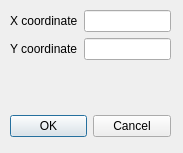
<?xml version="1.0" encoding="UTF-8"?>
<ui version="4.0">
 <class>PointDialog</class>
 <widget class="QDialog" name="PointDialog">
  <property name="windowModality">
   <enum>Qt::WindowModal</enum>
  </property>
  <property name="geometry">
   <rect>
    <x>0</x>
    <y>0</y>
    <width>183</width>
    <height>153</height>
   </rect>
  </property>
  <property name="sizePolicy">
   <sizepolicy hsizetype="Fixed" vsizetype="Fixed">
    <horstretch>0</horstretch>
    <verstretch>0</verstretch>
   </sizepolicy>
  </property>
  <property name="windowTitle">
   <string>Add Point</string>
  </property>
  <property name="modal">
   <bool>true</bool>
  </property>
  <widget class="QDialogButtonBox" name="buttonBox">
   <property name="geometry">
    <rect>
     <x>10</x>
     <y>110</y>
     <width>161</width>
     <height>32</height>
    </rect>
   </property>
   <property name="orientation">
    <enum>Qt::Horizontal</enum>
   </property>
   <property name="standardButtons">
    <set>QDialogButtonBox::Cancel|QDialogButtonBox::Ok</set>
   </property>
  </widget>
  <widget class="QWidget" name="widget" native="true">
   <property name="geometry">
    <rect>
     <x>10</x>
     <y>10</y>
     <width>161</width>
     <height>81</height>
    </rect>
   </property>
   <layout class="QFormLayout" name="formLayout">
    <property name="fieldGrowthPolicy">
     <enum>QFormLayout::FieldsStayAtSizeHint</enum>
    </property>
    <item row="0" column="0">
     <widget class="QLabel" name="label">
      <property name="text">
       <string>X coordinate</string>
      </property>
     </widget>
    </item>
    <item row="0" column="1">
     <widget class="QLineEdit" name="xCoordinate">
      <property name="inputMask">
       <string/>
      </property>
      <property name="text">
       <string/>
      </property>
     </widget>
    </item>
    <item row="1" column="0">
     <widget class="QLabel" name="label_2">
      <property name="text">
       <string>Y coordinate</string>
      </property>
     </widget>
    </item>
    <item row="1" column="1">
     <widget class="QLineEdit" name="yCoordinate"/>
    </item>
   </layout>
  </widget>
 </widget>
 <resources/>
 <connections>
  <connection>
   <sender>buttonBox</sender>
   <signal>rejected()</signal>
   <receiver>PointDialog</receiver>
   <slot>reject()</slot>
   <hints>
    <hint type="sourcelabel">
     <x>90</x>
     <y>125</y>
    </hint>
    <hint type="destinationlabel">
     <x>91</x>
     <y>76</y>
    </hint>
   </hints>
  </connection>
 </connections>
</ui>
